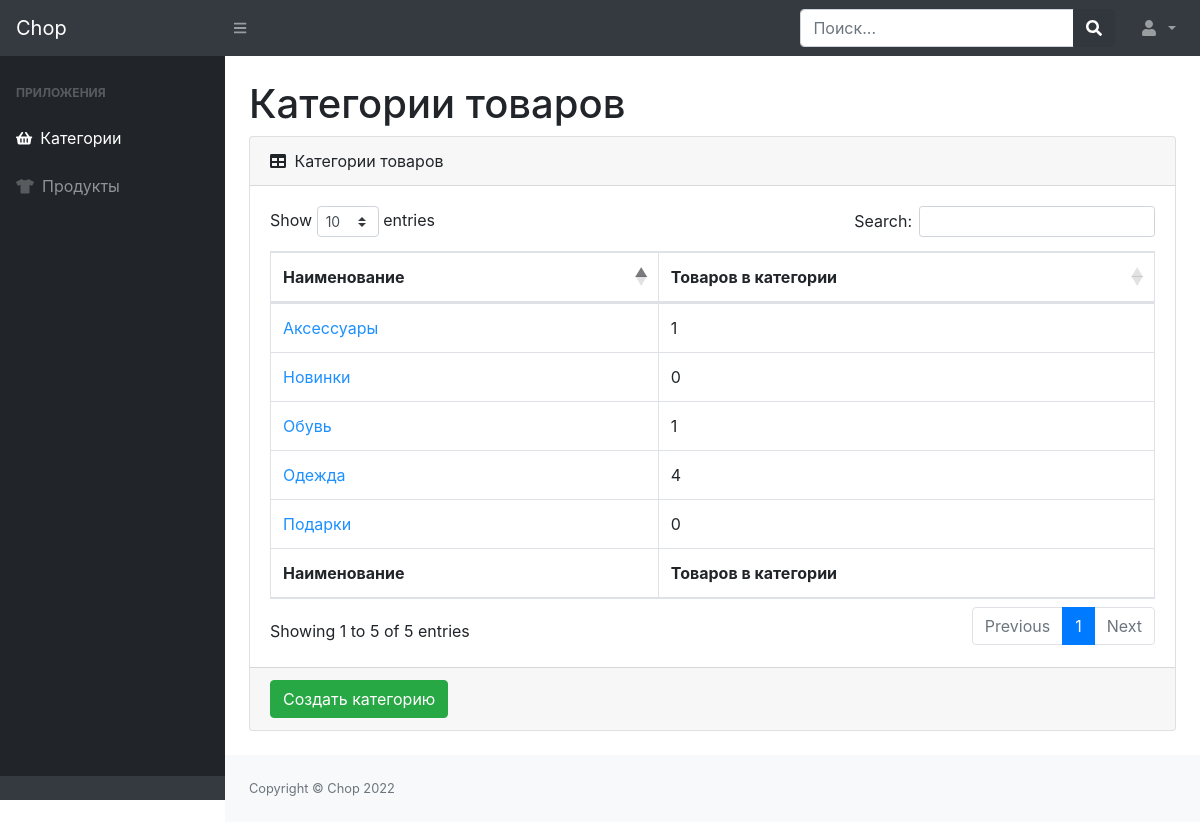
The app's page /admins/categories/ (signed in) with its own data.
### productsapp/models.py (models this page shows, shortened)
class ProductCategory(models.Model):
    name = models.CharField(verbose_name='имя категории', max_length=64, unique=True)
    description = models.TextField(verbose_name='описание категории', blank=True)
    slug = models.SlugField(max_length=60, unique=True, db_index=True)
    @property
    def products_count(self):
        products = Product.objects.filter(category=self.id).count
        return products

### adminsapp/views.py (the view)
# urls.py: path('categories/', AdminCategoryListView.as_view(), name='categories'),
class AdminCategoryListView(ListView):
    model = ProductCategory
    extra_context = {'title': 'Chop - Категории товаров'}
    template_name = 'adminsapp/categories/admin-categories.html'
    @method_decorator(user_passes_test(lambda u: u.is_staff))
    def dispatch(self, request, *args, **kwargs):
        return super(AdminCategoryListView, self).dispatch(request, *args, **kwargs)

### adminsapp/templates/adminsapp/categories/admin-categories.html (shortened to what this page needs)
{% extends 'adminsapp/base.html' %}
{% block content %}
    <main>
        <div class="container-fluid">
            <h1 class="mt-4">Категории товаров</h1>
            <div class="card mb-4">
                <div class="card-header">
                    <i class="fas fa-table mr-1"></i>
                    Категории товаров
                </div>
                <div class="card-body">
                    <div class="table-responsive">
                        <table class="table table-bordered" id="dataTable" width="100%" cellspacing="0">
                            <thead>
                            <tr>
                                <th>Наименование</th>
                                <th>Товаров в категории</th>
                            </tr>
                            </thead>
                            <tfoot>
                            <tr>
                                 <th>Наименование</th>
                                <th>Товаров в категории</th>
                            </tr>
                            </tfoot>
                            <tbody>
                                {% for category in object_list %}
                                    <tr>
                                        <td><a href="{% url 'admins:category_update' category.id %}" style="color: dodgerblue">{{ category.name }}</a></td>
                                        <td>{{ category.products_count }}</td>
                                    </tr>
                                {% endfor %}
                            </tbody>
                        </table>
                    </div>
                </div>
                <div class="card-footer">
                    <a href="{% url 'admins:category_create' %}">
                        <button class="btn btn-success">Создать категорию</button>
                    </a>
                </div>
            </div>
        </div>
    </main>
{% endblock %}

### records on screen
ProductCategory: name "Одежда", products_count "4"
ProductCategory: name "Обувь", products_count "1"
ProductCategory: name "Аксессуары", products_count "1"
ProductCategory: name "Новинки", products_count "0"
ProductCategory: name "Подарки", products_count "0"
